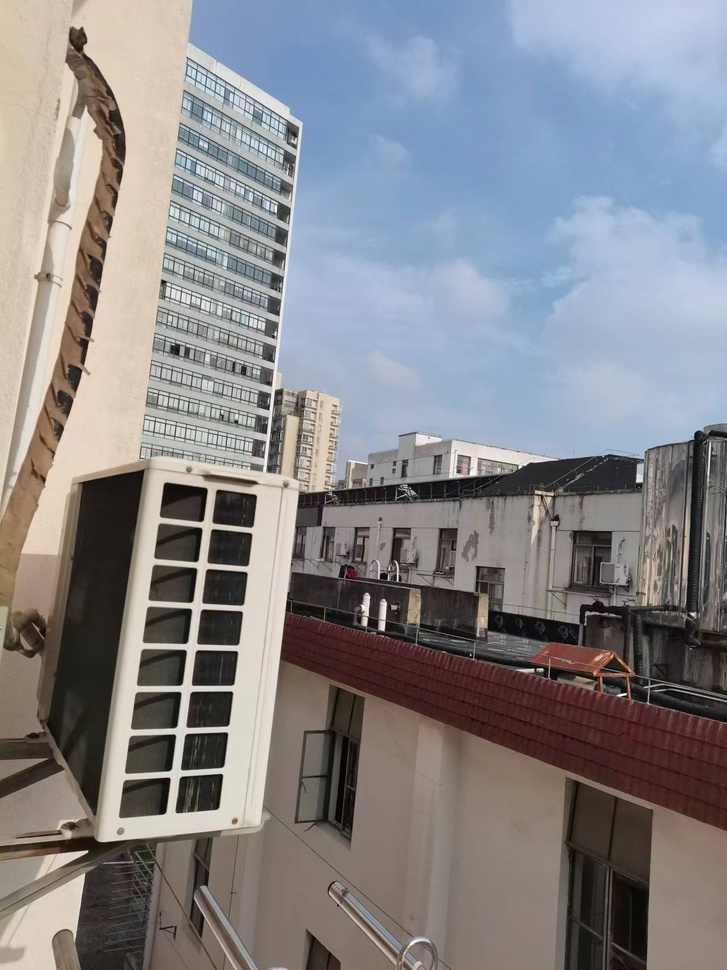
#> input picture 图像拼接/全景图像拼接案例/场景2/1.jpg, 727 x 970 px, shrunk from 1279 x 1706 before the run, found by its file name; its folder holds only this picture in this run
$ python 1.py
#> lines starting #> are read from the running program, lines starting #| are printed output that depends on the picture
import cv2 as cv
import numpy as np
import os
from PIL import Image


# 检测图像的SIFT关键特征点
def sift_keypoints_detect(image):
    gray_image = cv.cvtColor(image, cv.COLOR_BGR2GRAY)
    sift = cv.SIFT_create()
    keypoints, features = sift.detectAndCompute(gray_image, None)
    return keypoints, features


# 使用KNN检测来自左右图像的SIFT特征，随后进行匹配
def get_feature_point_ensemble(features_right, features_left):
    bf = cv.BFMatcher()
    matches = bf.knnMatch(features_right, features_left, k=2)
    good_matches = []
    for m, n in matches:
        if m.distance < 0.6 * n.distance:  # 根据Lowe's ratio test
            good_matches.append(m)
    return good_matches


# 计算视角变换矩阵H，用H对右图进行变换并返回全景拼接图像
def Panorama_stitching(image_right, image_left, keypoints_right, keypoints_left, good_matches):
    if len(good_matches) >= 4:
        # 获取匹配点的坐标
        src_pts = np.float32([keypoints_right[m.queryIdx].pt for m in good_matches]).reshape(-1, 1, 2)
        dst_pts = np.float32([keypoints_left[m.trainIdx].pt for m in good_matches]).reshape(-1, 1, 2)

        # 计算单应性矩阵
        H, _ = cv.findHomography(src_pts, dst_pts, cv.RANSAC, 5.0)
        if H is not None:
            # 透视变换
            result_image = cv.warpPerspective(image_right, H,
                                              (image_right.shape[1] + image_left.shape[1], image_right.shape[0]))
            result_image[0:image_left.shape[0], 0:image_left.shape[1]] = image_left
            return result_image
    return image_left  # 如果拼接失败，返回左图


# 读取一个文件夹里面的多张图片，拼接后生成全景影像
def stitch_images_in_folder(folder_path):
    images = [os.path.join(folder_path, f) for f in sorted(os.listdir(folder_path)) if f.endswith(('.jpg', '.png'))]
    panorama = None
    for i, image_path in enumerate(images):
        image = Image.open(image_path)
#> image is the input picture: PIL image 727x970 RGB; mean R, G, B 134.3, 133.3, 137
        image = cv.cvtColor(np.array(image), cv.COLOR_RGB2BGR)
#> image: shape (970, 727, 3)

        # 检测SIFT关键特征点
        keypoints, features = sift_keypoints_detect(image)
#> in sift_keypoints_detect, `gray_image = cv.cvtColor(image, cv.COLOR_BGR2GRAY)`:
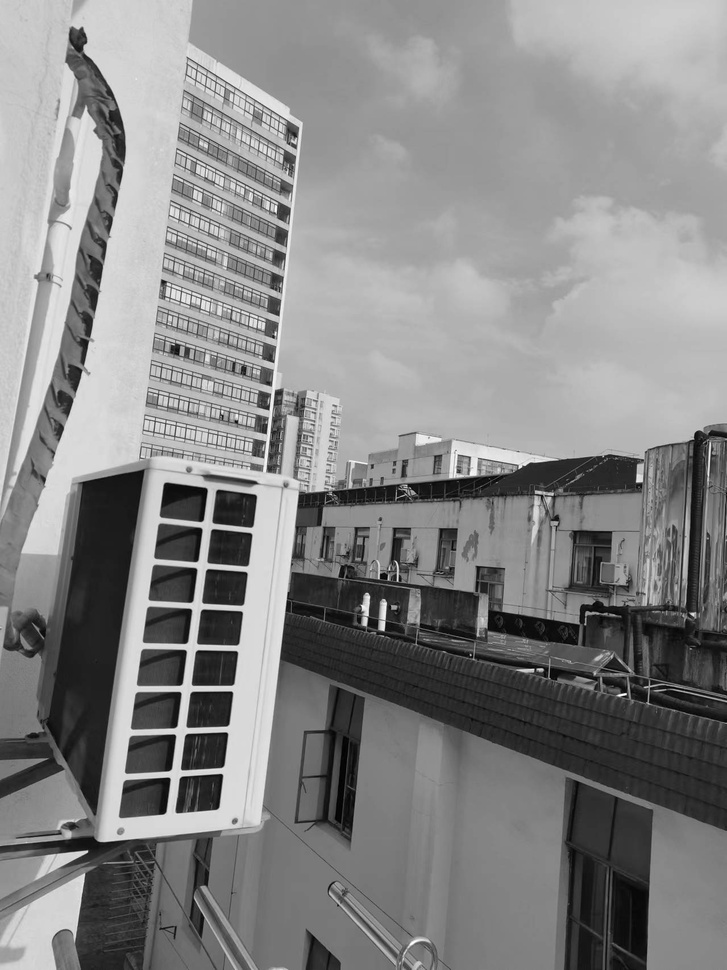
#> gray_image: shape (970, 727); min 0, max 255, mean 134
#> in sift_keypoints_detect, `keypoints, features = sift.detectAndCompute(gray_image, None)`: keypoints = 2448 keypoints; strongest (x, y, size): (625, 694, 1.9), (382, 627, 5.1), (86, 852, 2.1), (541, 670, 3.1)

        if panorama is None:
            panorama = image.copy()
            keypoints_prev = keypoints
#> keypoints_prev has the same summary as keypoints in sift_keypoints_detect
            features_prev = features
        else:
            # 使用KNN检测特征并进行匹配
            good_matches = get_feature_point_ensemble(features_prev, features)

            if len(good_matches) >= 4:
                # 拼接全景图
                panorama = Panorama_stitching(panorama, image, keypoints_prev, keypoints, good_matches)
            else:
                print(f"Not enough matches found for {image_path}, skipping...")

            # 更新全景图和特征
            keypoints_prev, features_prev = keypoints, features

    if panorama is not None:
        cv.imshow("Final Panorama", panorama)
        cv.waitKey(0)
        cv.destroyAllWindows()
        cv.imwrite("./全景图.jpg", panorama)
    else:
        print("No panorama image to save.")


if __name__ == '__main__':
    folder_path = 'D:\\Pycharm\\Code\\Intelligent mapping\\图像拼接\\全景图像拼接案例\\场景2'
    stitch_images_in_folder(folder_path)

$ run again, on 图像拼接/全景图像拼接案例/场景2/13.jpg
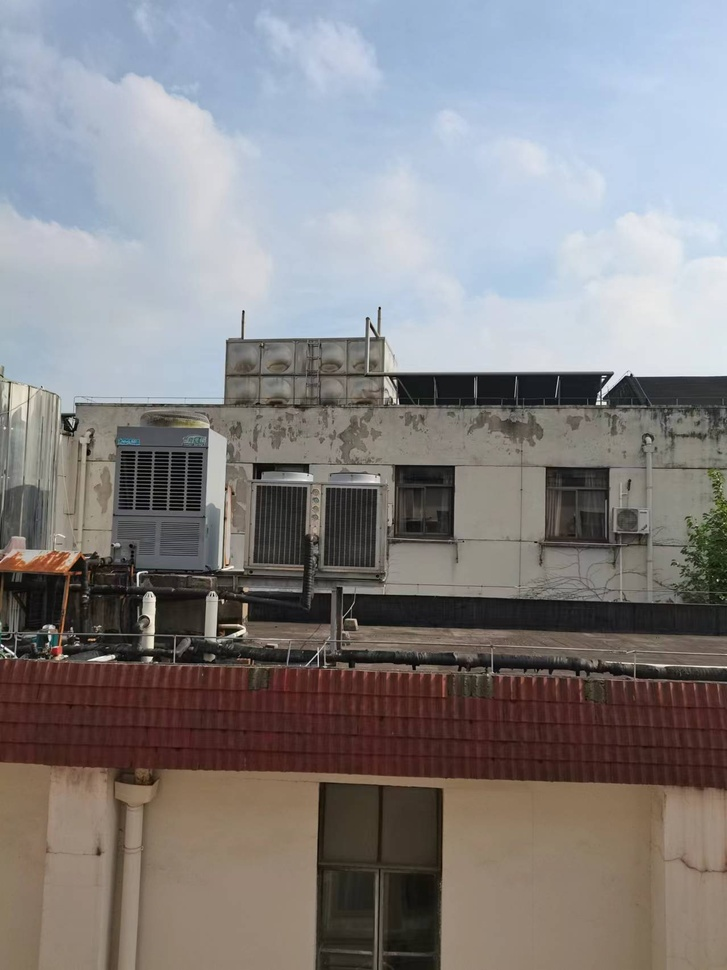
#> input picture 图像拼接/全景图像拼接案例/场景2/13.jpg, 727 x 970 px, shrunk from 1279 x 1706 before the run, found by its file name
#> in stitch_images_in_folder, image is the input picture: PIL image 727x970 RGB; mean R, G, B 133.3, 130.8, 131.8
#> image: shape (970, 727, 3)
#> in sift_keypoints_detect, `gray_image = cv.cvtColor(image, cv.COLOR_BGR2GRAY)`:
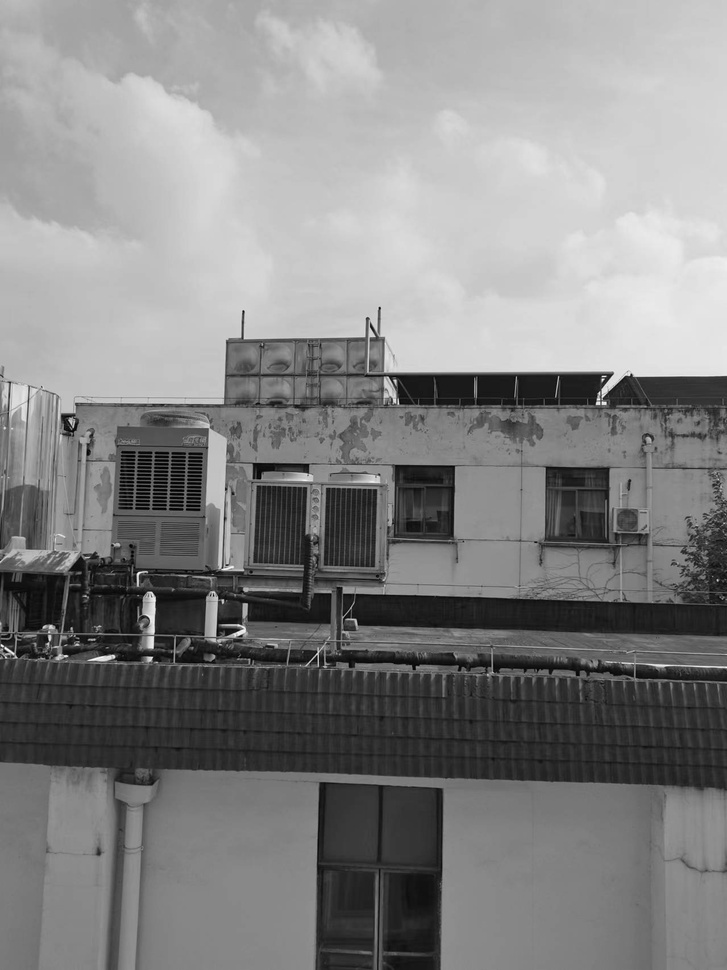
#> gray_image: shape (970, 727); min 0, max 254, mean 131.6
#> in sift_keypoints_detect, `keypoints, features = sift.detectAndCompute(gray_image, None)`: keypoints = 1980 keypoints; strongest (x, y, size): (66, 656, 1.9), (138, 574, 2.2), (150, 659, 3.7), (6, 648, 1.9)
#> keypoints_prev has the same summary as keypoints in sift_keypoints_detect

$ run again, on 图像拼接/全景图像拼接案例/场景2/14.jpg
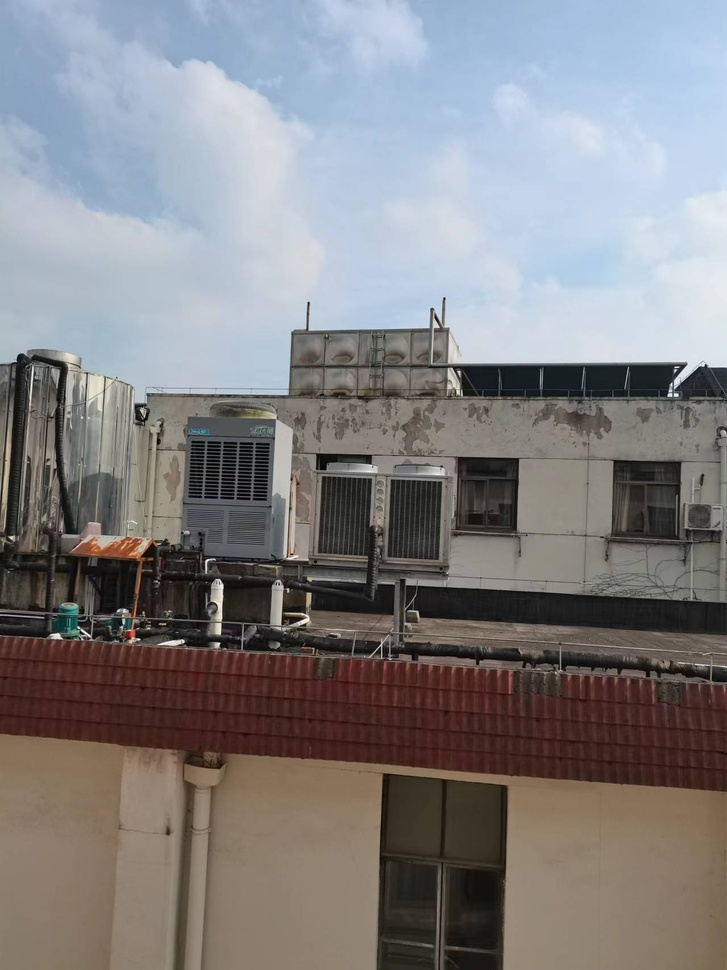
#> input picture 图像拼接/全景图像拼接案例/场景2/14.jpg, 727 x 970 px, shrunk from 1279 x 1706 before the run, found by its file name
#> in stitch_images_in_folder, image is the input picture: PIL image 727x970 RGB; mean R, G, B 130.1, 128.7, 130.3
#> image: shape (970, 727, 3)
#> in sift_keypoints_detect, `gray_image = cv.cvtColor(image, cv.COLOR_BGR2GRAY)`:
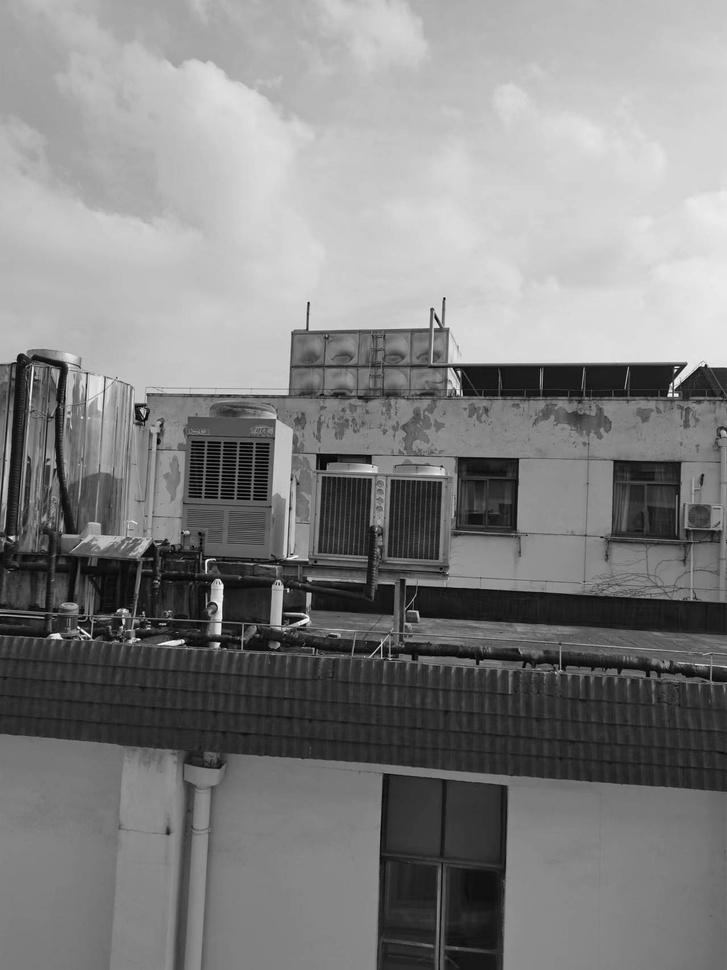
#> gray_image: shape (970, 727); min 0, max 254, mean 129.3
#> in sift_keypoints_detect, `keypoints, features = sift.detectAndCompute(gray_image, None)`: keypoints = 1941 keypoints; strongest (x, y, size): (57, 636, 5.1), (676, 395, 2.7), (207, 561, 1.9), (217, 645, 3.9)
#> keypoints_prev has the same summary as keypoints in sift_keypoints_detect

$ run again, on 图像拼接/全景图像拼接案例/场景2/15.jpg
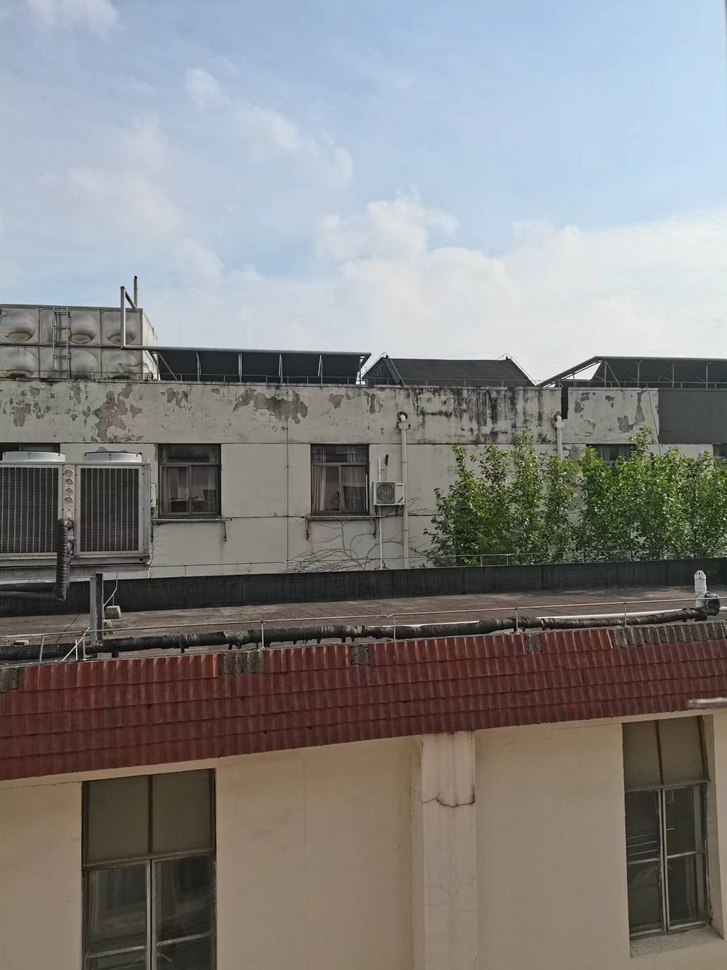
#> input picture 图像拼接/全景图像拼接案例/场景2/15.jpg, 727 x 970 px, shrunk from 1279 x 1706 before the run, found by its file name
#> in stitch_images_in_folder, image is the input picture: PIL image 727x970 RGB; mean R, G, B 131.4, 130.4, 129.6
#> image: shape (970, 727, 3)
#> in sift_keypoints_detect, `gray_image = cv.cvtColor(image, cv.COLOR_BGR2GRAY)`:
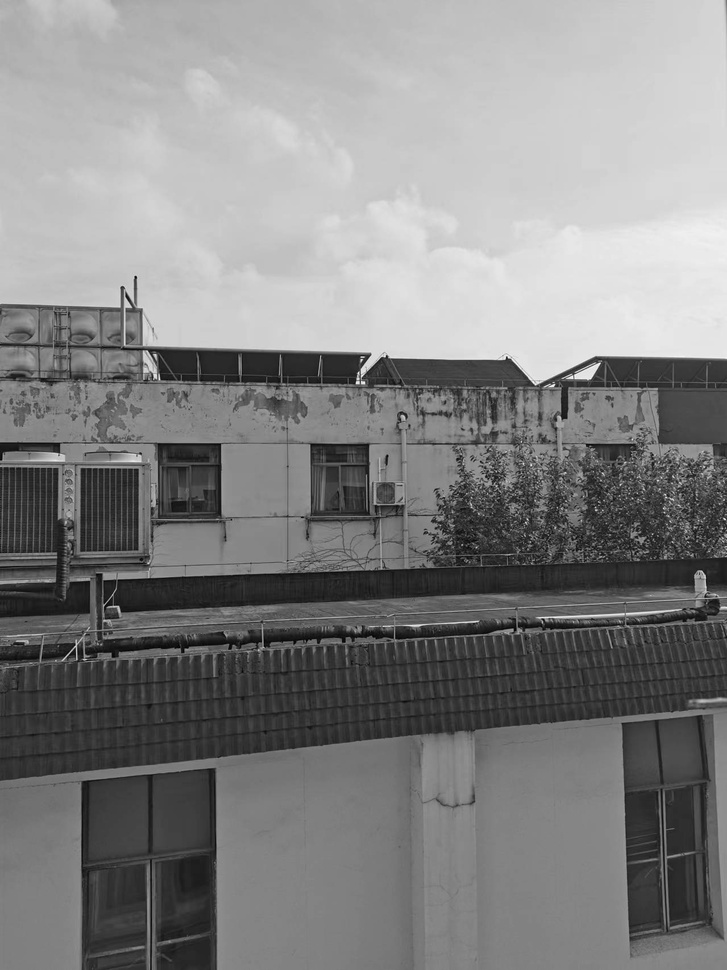
#> gray_image: shape (970, 727); min 0, max 255, mean 130.6
#> in sift_keypoints_detect, `keypoints, features = sift.detectAndCompute(gray_image, None)`: keypoints = 2441 keypoints; strongest (x, y, size): (357, 383, 2.3), (363, 383, 2.5), (587, 374, 8.5), (553, 385, 1.9)
#> keypoints_prev has the same summary as keypoints in sift_keypoints_detect

$ run again, on 图像拼接/全景图像拼接案例/场景2/10.jpg
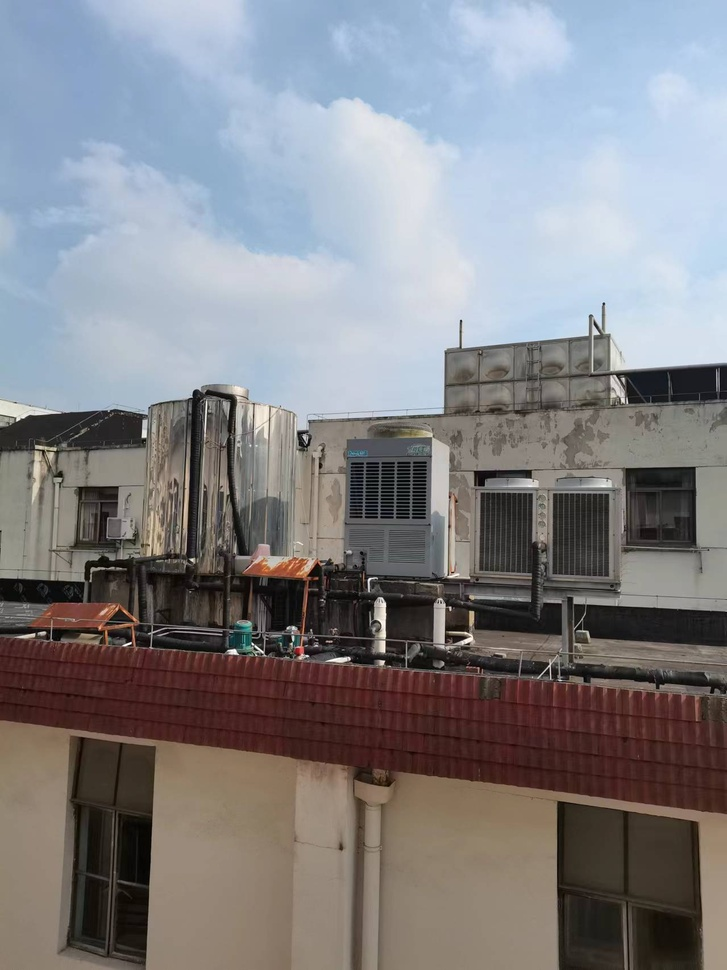
#> input picture 图像拼接/全景图像拼接案例/场景2/10.jpg, 727 x 970 px, shrunk from 1279 x 1706 before the run, found by its file name
#> in stitch_images_in_folder, image is the input picture: PIL image 727x970 RGB; mean R, G, B 130.8, 130.3, 133.8
#> image: shape (970, 727, 3)
#> in sift_keypoints_detect, `gray_image = cv.cvtColor(image, cv.COLOR_BGR2GRAY)`:
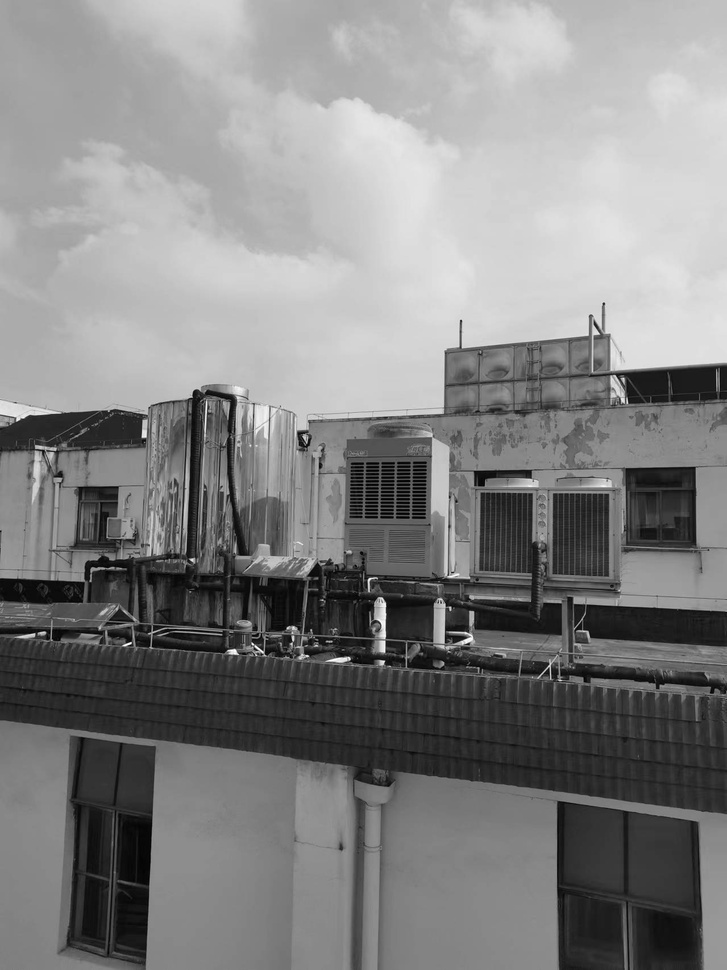
#> gray_image: shape (970, 727); min 0, max 255, mean 130.8
#> in sift_keypoints_detect, `keypoints, features = sift.detectAndCompute(gray_image, None)`: keypoints = 1857 keypoints; strongest (x, y, size): (233, 652, 4.7), (369, 579, 2.1), (144, 435, 4), (192, 560, 2.6)
#> keypoints_prev has the same summary as keypoints in sift_keypoints_detect
